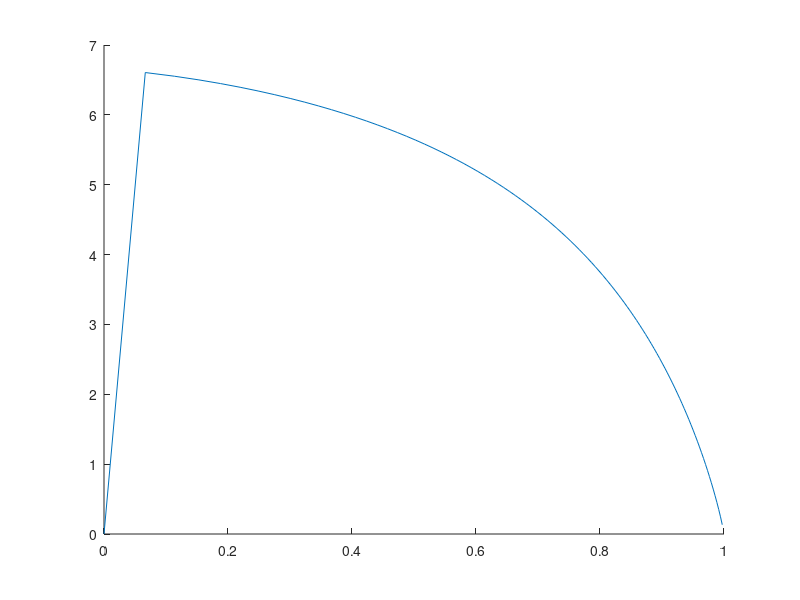

The MATLAB script that drew this image:
c = 1;

for beta = 0.01 : 0.01 : 1
       
    c = c + 1;

    alpha = 1 - beta;
    
    P = 1;
    sigma = 0.5;
    P1 = beta*P;
    P2 = (1 - beta)*P;

    Ph1 = P1/beta;
    Ph2 = P2*100/(1 - beta);

    R1_OMA(c) = beta*log2( 1 + Ph1/beta );
    R2_OMA(c) = (1 - beta)*log2( 1 + Ph2/(1 - beta) );

    beta_vec(c) = beta;

end

hold on
plot( R1_OMA, R2_OMA )
